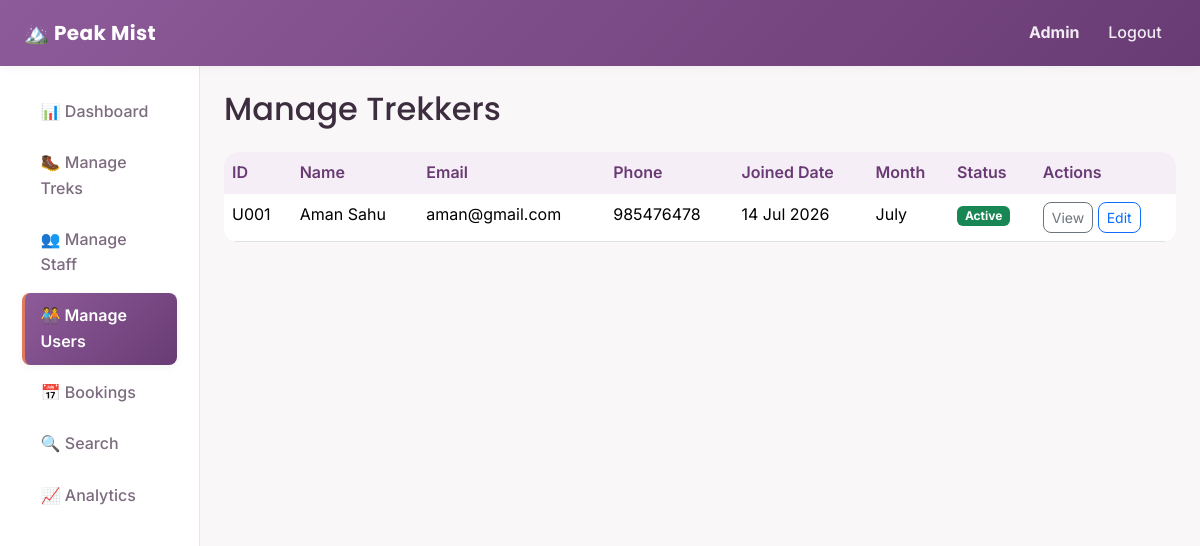
The app's page /admin/users (signed in), older data.
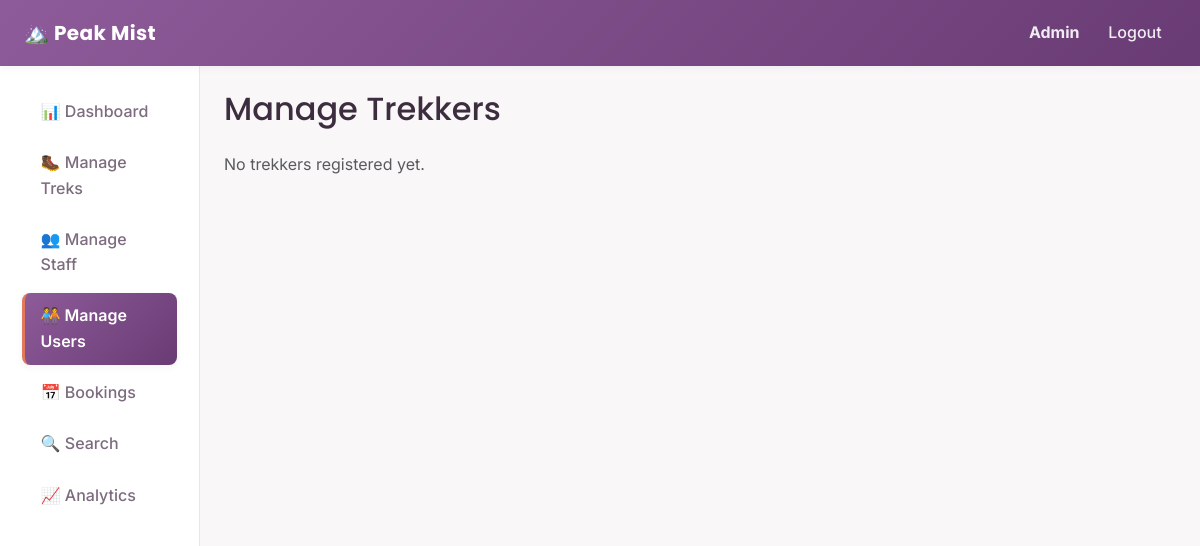
The same page, newer data.
### backend/models.py (models this page shows, shortened)
class User(db.Model, UserMixin):
    __tablename__ = "users"
    id = db.Column(db.Integer, primary_key=True)
    username = db.Column(db.String(80), unique=True, nullable=False)
    password_hash = db.Column(db.String(200), nullable=False)
    full_name = db.Column(db.String(120), nullable=False)
    email = db.Column(db.String(120), unique=True, nullable=False)
    phone = db.Column(db.String(20), nullable=True)
    role = db.Column(db.String(20), nullable=False, default="user")
    is_blacklisted = db.Column(db.Boolean, default=False, nullable=False)
    created_at = db.Column(db.DateTime, default=datetime.utcnow)
    staff_profile = db.relationship(
        "StaffProfile",
        backref="user",
        uselist=False,
        cascade="all, delete-orphan"
    )
    bookings = db.relationship(
        "Booking",
        backref="user",
        cascade="all, delete-orphan"
    )

### backend/routes.py (the view)
@admin_bp.route("/users")
@login_required
@role_required("admin")
def users_list():
    all_users = User.query.filter_by(role="user").order_by(User.id).all()
    _assign_scoped_user_ids(all_users)
    return render_template("admin/users.html", users=all_users)

### backend/routes.py (called while the page is built)
def role_required(*allowed_roles):
    def decorator(view_function):
        @wraps(view_function)
        def wrapped_view(*args, **kwargs):
            if current_user.role not in allowed_roles:
                abort(403)
            return view_function(*args, **kwargs)
        return wrapped_view
    return decorator

def _assign_scoped_user_ids(users):
    ordered = User.query.filter_by(role="user").order_by(User.id).all()
    rank_by_id = {u.id: i for i, u in enumerate(ordered, start=1)}
    for u in users:
        u.scoped_display_id = f"U{rank_by_id.get(u.id, 0):03d}"
    return users

### templates/admin/users.html (shortened to what this page needs)
{% extends "layout_dashboard.html" %}
{% set active_page = 'users' %}
{% block content %}
<h2 class="mb-4">Manage Trekkers</h2>
{% if users %}
<div class="table-responsive">
    <table class="table table-hover bg-white">
        <thead>
            <tr>
                <th>ID</th>
                <th>Name</th>
                <th>Email</th>
                <th>Phone</th>
                <th>Joined Date</th>
                <th>Month</th>
                <th>Status</th>
                <th>Actions</th>
            </tr>
        </thead>
        <tbody>
            {% for trekker in users %}
            <tr class="{% if trekker.is_blacklisted %}table-danger{% endif %}">
                <td>{{ trekker.scoped_display_id }}</td>
                <td>{{ trekker.full_name }}</td>
                <td>{{ trekker.email }}</td>
                <td>{{ trekker.phone or "-" }}</td>
                <td>{{ trekker.created_at.strftime('%d %b %Y') if trekker.created_at else "-" }}</td>
                <td>{{ trekker.created_at.strftime('%B') if trekker.created_at else "-" }}</td>
                <td>
                    {% if trekker.is_blacklisted %}
                        <span class="badge bg-danger">Blacklisted</span>
                    {% else %}
                        <span class="badge bg-success">Active</span>
                    {% endif %}
                </td>
                <td>
                    <a href="{{ url_for('admin.user_detail', user_id=trekker.id) }}"
                       class="btn btn-sm btn-outline-secondary">View</a>
                    <a href="{{ url_for('admin.edit_user', user_id=trekker.id) }}"
                       class="btn btn-sm btn-outline-primary">Edit</a>
                </td>
            </tr>
            {% endfor %}
        </tbody>
    </table>
</div>
{% else %}
<p class="text-muted">No trekkers registered yet.</p>
{% endif %}
{% endblock %}

Row changes from the older to the newer data that the page shows:
no longer on this page (row edited): User: scoped_display_id "U001", full_name "Aman Sahu", email "aman@gmail.com", phone "985476478", created_at "14 Jul 2026", created_at "July", is_blacklisted "Active"
Text that changed along with them:
text no longer shown: "ID Name Email Phone Joined Date Month Status Actions"
text now shown: "No trekkers registered yet."
